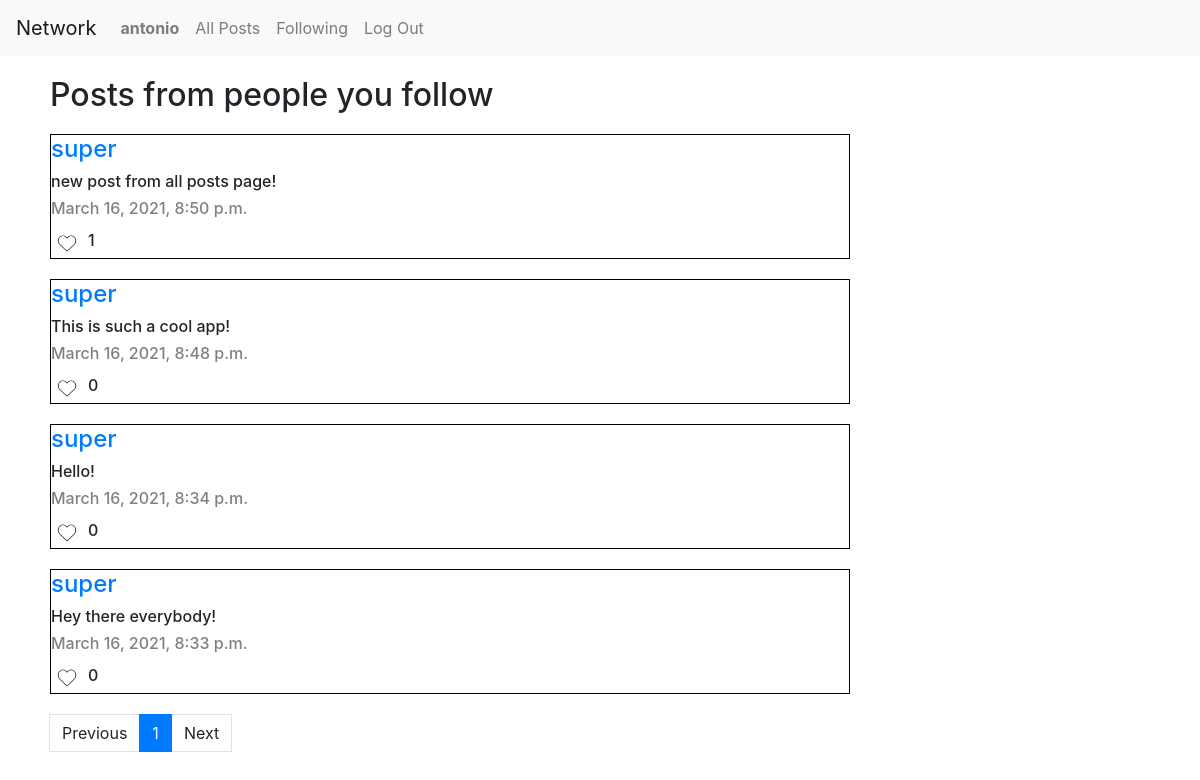
Page /following (signed in) on the committed database.
### network/models.py (models this page shows, shortened)
class User(AbstractUser):
    pass

class Post(models.Model):
    user_id = models.ForeignKey(User, on_delete=models.CASCADE)
    post_content = models.TextField(max_length=200)
    post_time = models.DateTimeField(auto_now=True)

### network/views.py (the view)
# urls.py: path("following", views.following, name="following"),
def following(request):
    username = User.objects.get(username=request.user).username
    followed = Follower.objects.filter(follow_initiator=request.user)
    if str(followed) == "<QuerySet []>":
        return render(request, "network/following.html", {
        "username":username,
    })
    for i in followed:
        posts_list = Post.objects.filter(user_id=i.follow_reciever).order_by('-post_time')
    paginator = Paginator(posts_list, 10)
    try:
        page = request.GET.get('page', '1')
    except:
        page = 1
    try:
        posts = paginator.page(page)
    except:
        posts = paginator.page(paginator.num_pages)
    likes_dict = {}
    if not posts:
        return render(request, "network/following.html", {
        "username":username,
        })
    for post in posts:
        likes = Like.objects.filter(post_id=post.id).count()
        likes_minus = int(Like.objects.filter(post_id=post.id).count()) -1
        if likes_minus <= 0:
            likes_minus = 0
        likes_plus = int(Like.objects.filter(post_id=post.id).count()) +1
        likers = Like.objects.filter(post_id=post.id)
        likers_list = []
        for liker in likers:
            likers_list.append(liker.liker_id)
        post_id = post.id
        likes_dict[post_id] = (likes, likers_list, likes_minus, likes_plus)
    return render(request, "network/following.html", {
        "posts":posts,
        "likes":likes,
        "username":username,
        "likes_dict":likes_dict
    })

### network/templates/network/following.html (shortened to what this page needs)
{% extends "network/layout.html" %}
{% block body %}
<h2 style="margin-top: 20px; margin-left: 50px;">Posts from people you follow</h2>
{% for post in posts %}
<div class="flex-container" style="border: 1px solid black; text-align: left; margin-top: 20px; margin-left: 50px; max-width: 800px;">
    <div>
        <a href="/profile/{{ post.user_id }}"><h4 id="post_creator">{{ post.user_id }}</h4></a>
        <h6>{{ post.post_content }}</h6>
        <h6 style="color: gray;">{{ post.post_time }}</h6>
    </div>
        {% for key, value in likes_dict.items %}
            {% if key == post.id and request.user in value.1 %}
                <div id="like-view{{ post.id }}">
                    <button type="submit" data-postid="{{ post.id }}" class="remove_like" id="remove_like{{ post.id }}" style="background-color: white; border: none;"><span style="display: inline-block;"><img src="/static/network/media/likeheartfull.png" style="max-width: 20px;"></span></button><span style="display: inline-block;"><h6>{{ value.0 }}</h6></span>
                </div>
                <div style="display: none;" id="no-like-view{{ post.id }}">
                    <button type="submit" data-postid="{{ post.id }}" class="add_like" id="add_like{{ post.id }}" style="background-color: white; border: none;"><span style="display: inline-block;"><img src=/static/network/media/likeheart.png alt="Heart-Shaped Like Button" style="max-width: 30px; margin-left: -5px; margin-bottom: 3px; margin-top: 6px; "/></span></button><span style="display: inline-block;"><h6>{{ value.2 }}</h6></span>
                </div>
            {% elif key == post.id and request.user not in value.1 %}
                <div id="no-like-view{{ post.id }}">
                    <button type="submit" data-postid="{{ post.id }}" class="add_like" id="add_like{{ post.id }}" style="background-color: white; border: none;"><span style="display: inline-block;"><img src=/static/network/media/likeheart.png alt="Heart-Shaped Like Button" style="max-width: 30px; margin-left: -5px; margin-bottom: 3px; margin-top: 6px; "/></span></button><span style="display: inline-block;"><h6>{{ value.0 }}</h6></span>
                </div>
            {% endif %}
        {% endfor %}
</div>
{% endfor %}
<div style="margin-top: 20px; margin-left: 50px;" class="pagination">
    <nav aria-label="Page navigation example">
        <ul class="pagination">
                {% if posts.has_previous %}
                    <li class="page-item>"><a class="page-link" href="?page={{ posts.previous_page_number }}">Previous</a></li>
                {% else %}
                    <li class="page-item>"><a class="page-link" aria-disabled="true">Previous</a></li>
                {% endif %}
                {% for pg in posts.paginator.page_range %}
                    {% if posts.number == pg %}
                    <li class="page-item active" aria-current="page"><a class="page-link" href="?page={{ pg }}">{{ pg}}</a></li>
                    {% else %}
                        <li class="page-item"><a class="page-link" href="?page={{ pg}}">{{ pg }}</a></li>
                    {% endif %}
                {% endfor %}
                {% if posts.has_next %}
                <li class="page-item>"><a class="page-link" href="?page={{ posts.next_page_number }}">Next</a></li>
                {% else %}
                <li class="page-item>"><a class="page-link">Next</a></li>
                {% endif %}
        </ul>
    </nav>
</div>
{% endblock %}

### network/templates/network/layout.html (shortened to what this page needs)
{% load static %}
<!DOCTYPE html>
<html lang="en">
    <head>
        <link rel="stylesheet" href="https://stackpath.bootstrapcdn.com/bootstrap/4.4.1/css/bootstrap.min.css">
        <link href="{% static 'network/styles.css' %}" rel="stylesheet">
    </head>
    <body>
        <nav class="navbar navbar-expand-lg navbar-light bg-light">
            <a class="navbar-brand" href="/">Network</a>
            <div>
              <ul class="navbar-nav mr-auto">
                {% if user.is_authenticated %}
                    <li class="nav-item">
                        <a class="nav-link" id="current_user" href="/profile/{{ username }}"><strong>{{ user.username }}</strong></a>
                    </li>
                {% endif %}
                <li class="nav-item">
                  <a class="nav-link" href="{% url 'index' %}">All Posts</a>
                </li>
                {% if user.is_authenticated %}
                    <li class="nav-item">
                        <a class="nav-link" href="{% url 'following' %}">Following</a>
                    </li>
                    <li class="nav-item">
                        <a class="nav-link" href="{% url 'logout' %}">Log Out</a>
                    </li>
                {% endif %}
              </ul>
            </div>
          </nav>
        <div class="body">
            {% block body %}
            {% endblock %}
        </div>
    </body>
</html>

### rows in the picture
User: username "antonio"
Post: user_id "super", post_content "new post from all posts page!", post_time "March 16, 2021, 8:50 p.m.", value "1"
Post: user_id "super", post_content "This is such a cool app!", post_time "March 16, 2021, 8:48 p.m.", value "0"
Post: user_id "super", post_content "Hello!", post_time "March 16, 2021, 8:34 p.m.", value "0"
Post: user_id "super", post_content "Hey there everybody!", post_time "March 16, 2021, 8:33 p.m.", value "0"

### other values in the picture
{{ pg }} "1"
